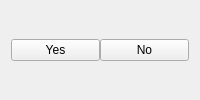
<?xml version="1.0" encoding="UTF-8"?>
<ui version="4.0">
 <class>Form</class>
 <widget class="QWidget" name="YesNoButton">
  <property name="geometry">
   <rect>
    <x>0</x>
    <y>0</y>
    <width>200</width>
    <height>100</height>
   </rect>
  </property>
  <property name="windowTitle">
    <string>YesNoButton</string>
  </property>
  <layout class="QVBoxLayout" name="verticalLayout">
    <property name="spacing">
      <number>0</number>
    </property>
    <item>
      <layout class="QHBoxLayout" name="horizontalLayout">
        <item>
          <widget class="QPushButton" name="yes_button">
            <property name="toolTip">
              <string>Yes Button</string>
            </property>
            <property name="text">
              <string>Yes</string>
            </property>
            <property name="iconSize">
              <size>
                <width>16</width>
                <height>16</height>
              </size>
            </property>
          </widget>
        </item>
        <item>
          <widget class="QPushButton" name="no_button">
            <property name="toolTip">
              <string>No Button</string>
            </property>
            <property name="text">
              <string>No</string>
            </property>
            <property name="iconSize">
              <size>
                <width>16</width>
                <height>16</height>
              </size>
            </property>
          </widget>
        </item>
      </layout>
    </item>
  </layout>
 </widget>
 <resources/>
 <connections/>
</ui>
